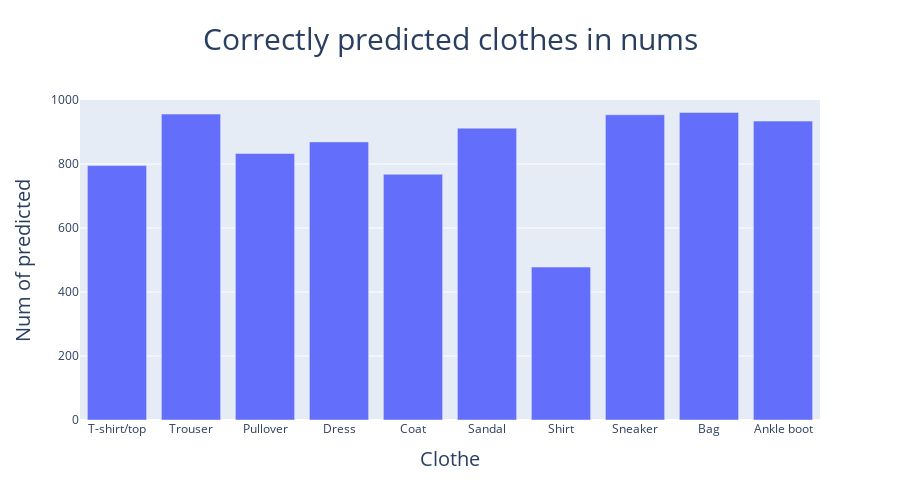

Here is the notebook cell this chart was saved with:
### Code cell
data = [
    go.Bar(x = list(labels.values()), y = correctly_predicted),
]

layout = go.Layout(
    height = 500,
    title = dict(
        text = 'Correctly predicted clothes in nums',
        font_size = 30,
        x = .5
    ),
    xaxis_title = dict(
        text = 'Clothe',
        font_size = 20
    ),
    yaxis_range = [0,1000],
    yaxis_title = dict(
        text = 'Num of predicted',
        font_size = 20
    ),
)
go.Figure(data, layout)

### Figure 1 — Plotly figure (JSON) as saved in the notebook; plotly's stock layout.template omitted (floating-point values rounded to 4 significant figures)
{"data": [{"type": "bar", "x": ["T-shirt/top", "Trouser", "Pullover", "Dress", "Coat", "Sandal", "Shirt", "Sneaker", "Bag", "Ankle boot"], "y": [795, 956, 833, 869, 768, 912, 478, 954, 961, 934]}], "layout": {"height": 500, "title": {"font": {"size": 30}, "text": "Correctly predicted clothes in nums", "x": 0.5}, "xaxis": {"title": {"font": {"size": 20}, "text": "Clothe"}}, "yaxis": {"range": [0, 1000], "title": {"font": {"size": 20}, "text": "Num of predicted"}}}}
